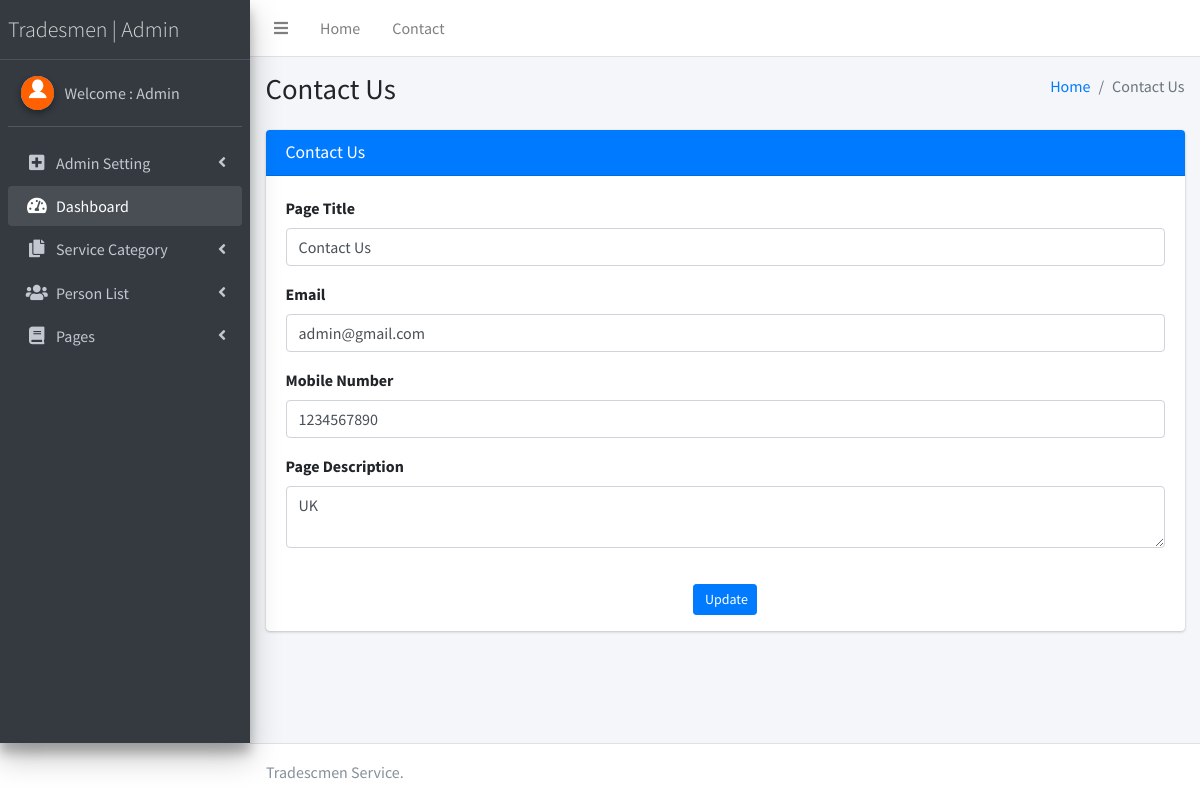
The page /admin/contact-us.php (signed in) on the database its author committed.
### tables this page shows
CREATE TABLE `tblpage` (
  `ID` int(10) NOT NULL,
  `PageType` varchar(50) DEFAULT NULL,
  `PageTitle` varchar(200) DEFAULT NULL,
  `PageDescription` mediumtext DEFAULT NULL,
  `Email` varchar(200) DEFAULT NULL,
  `MobileNumber` bigint(10) DEFAULT NULL,
  `UpdationDate` timestamp NOT NULL DEFAULT current_timestamp() ON UPDATE current_timestamp()
);

### admin/contact-us.php (the view, shortened to what this page needs)
<?php
if (strlen($_SESSION['lssemsaid']==0)) {
  header('location:logout.php');
  } else{
  ?>
<!DOCTYPE html>
<html>
<head>
  <link rel="stylesheet" href="plugins/fontawesome-free/css/all.min.css">
  <link rel="stylesheet" href="https://code.ionicframework.com/ionicons/2.0.1/css/ionicons.min.css">
  <link rel="stylesheet" href="dist/css/adminlte.min.css">
</head>
<body class="hold-transition sidebar-mini">
<div class="wrapper">
  <?php include_once('includes/header.php');?>
<?php include_once('includes/sidebar.php');?>
  <div class="content-wrapper">
    <section class="content-header">
      <div class="container-fluid">
        <div class="row mb-2">
          <div class="col-sm-6">
            <h1>Contact Us</h1>
          </div>
          <div class="col-sm-6">
            <ol class="breadcrumb float-sm-right">
              <li class="breadcrumb-item"><a href="dashboard.php">Home</a></li>
              <li class="breadcrumb-item active">Contact Us</li>
            </ol>
          </div>
        </div>
      </div>
    </section>
    <section class="content">
      <div class="container-fluid">
        <div class="row">
          <div class="col-md-12">
            <div class="card card-primary">
              <div class="card-header">
                <h3 class="card-title">Contact Us</h3>
              </div>
             <form action="#" method="post" enctype="multipart/form-data">
              <?php
$sql="SELECT * from  tblpage where PageType='contactus'";
$query = $dbh -> prepare($sql);
$query->execute();
$results=$query->fetchAll(PDO::FETCH_OBJ);
$cnt=1;
if($query->rowCount() > 0)
{
foreach($results as $row)
{               ?>
                            <div class="card-body card-block">
                                <div class="form-group"><label for="company" class=" form-control-label">Page Title</label><input type="text" name="pagetitle" id="pagetitle" required="true" value="<?php  echo $row->PageTitle;?>" class="form-control"></div>
                                    <div class="form-group"><label for="vat" class=" form-control-label">Email</label><input type="email" name="email" id="email" required="true" value="<?php  echo $row->Email;?>" class="form-control"></div>
                                    <div class="form-group"><label for="vat" class=" form-control-label">Mobile Number</label><input type="text" name="mobnum" id="mobnum" required="true" value="<?php  echo $row->MobileNumber;?>" maxlength="10" patttern="[0-9]+" class="form-control"></div>
                                    <div class="form-group"><label for="vat" class=" form-control-label">Page Description</label><textarea type="text" name="pagedes" id="pagedes" required="true"class="form-control"><?php  echo $row->PageDescription;?></textarea></div>
                                                    </div>
                                                  <?php $cnt=$cnt+1;}} ?>
                                                    <p style="text-align: center;"><button type="submit" class="btn btn-primary btn-sm" name="submit" id="submit">
                                                            <i class="fa fa-dot-circle-o"></i> Update
                                                        </button></p>
                                                </div>
            </div>
          </div>
        </div>
      </div>
  </div>
<?php include_once('includes/footer.php');?>
</body>
</html>
<?php }  ?>

### admin/includes/sidebar.php (shortened to what this page needs)
  <aside class="main-sidebar sidebar-dark-primary elevation-4">
    <a href="dashboard.php" class="brand-link" style="font-weight:bold; font-size:22px;">
      <span class="brand-text font-weight-light">Tradesmen | Admin</span>
    </a>
    <div class="sidebar">
      <div class="user-panel mt-3 pb-3 mb-3 d-flex">
        <div class="image">
          <img src="dist/img/download.png" class="img-circle elevation-2" alt="User Image">
        </div>
        <div class="info">
<?php
$aid=$_SESSION['lssemsaid'];
$sql="SELECT AdminName from  tbladmin where ID=:aid";
$query = $dbh -> prepare($sql);
$query->bindParam(':aid',$aid,PDO::PARAM_STR);
$query->execute();
$results=$query->fetchAll(PDO::FETCH_OBJ);
$cnt=1;
if($query->rowCount() > 0)
{
foreach($results as $row)
{               ?>
          <a href="admin-profile.php" class="d-block">Welcome : <?php  echo $row->AdminName;?></a>
          <?php $cnt=$cnt+1;}} ?>
        </div>
      </div>
      <nav class="mt-2">
        <ul class="nav nav-pills nav-sidebar flex-column" data-widget="treeview" role="menu" data-accordion="false">
            <li class="nav-item has-treeview">
            <a href="#" class="nav-link">
              <i class="nav-icon fas fa-plus-square"></i>
              <p>
                Admin Setting
                <i class="fas fa-angle-left right"></i>
              </p>
            </a>
          </li>
          <li class="nav-item has-treeview menu-open">
            <a href="dashboard.php" class="nav-link">
              <i class="nav-icon fas fa-tachometer-alt"></i>
              <p>
                Dashboard
               </p>
            </a>
          </li>
          <li class="nav-item has-treeview">
            <a href="#" class="nav-link">
              <i class="nav-icon fas fa-copy"></i>
              <p>
                Service Category
                <i class="fas fa-angle-left right"></i>
              </p>
            </a>
          </li>
          <li class="nav-item has-treeview">
            <a href="#" class="nav-link">
              <i class="nav-icon fas fa-users"></i>
              <p>
                Person List
                <i class="right fas fa-angle-left"></i>
              </p>
            </a>
          </li>
          <li class="nav-item has-treeview">
            <a href="#" class="nav-link">
              <i class="nav-icon fas fa-book"></i>
              <p>
                Pages
                <i class="fas fa-angle-left right"></i>
              </p>
            </a>
          </li>
        </ul>
      </nav>
    </div>
  </aside>

### rows shown on the page
tblpage: pagetitle "Contact Us", email "admin@gmail.com", mobnum "1234567890", pagedes "UK"

### other values the page prints
$row->AdminName "Admin"
